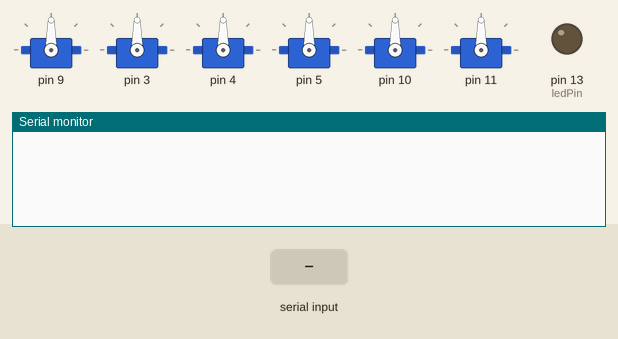
Recording of a sketch running on a simulated Arduino Uno, built with avr-gcc and run on an emulated ATmega328P. Shown: 6 × servo, output pins drawn as LEDs (lit = HIGH), the last lines printed to the serial monitor. The inputs (shaded band) are chosen by the test bench.

Above: at 1.2 s.
1.3 s: "s90\n" received over Serial
At 2.6 s:
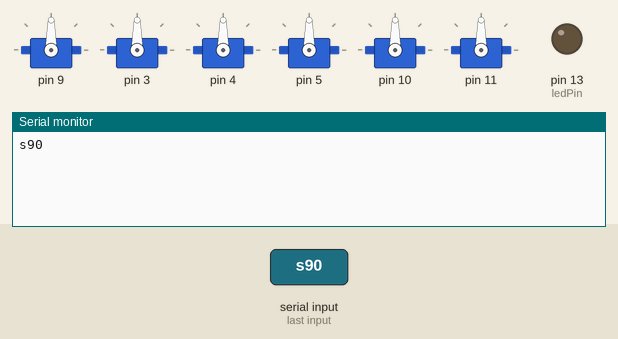
3.8 s: "x90\n" received over Serial
At 5.7 s:
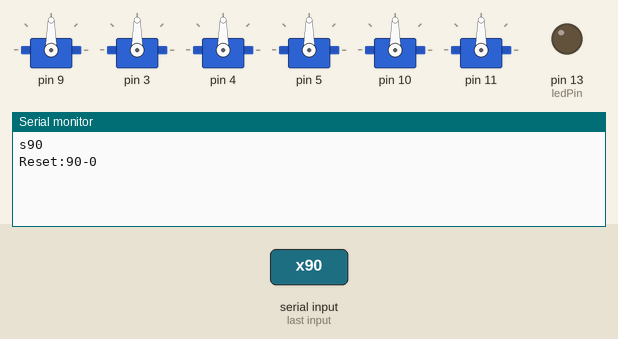
6.3 s: "q90\n" received over Serial
At 6.8 s:
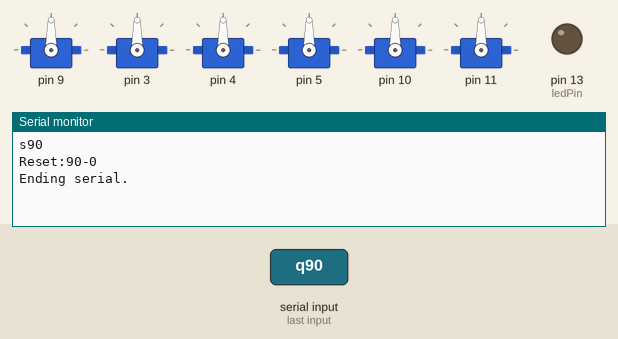

The sketch:

multipleSerialServoControl.ino
```cpp
// (licence header left out)
// Import the Arduino Servo library
#include <Servo.h>

// Create array of servos
Servo servos[6];

// Common servo setup values
int minPulse = 900;   // minimum servo position, us (microseconds)
int maxPulse = 2100;  // maximum servo position, us

// User input for servo and position
int userInput[4];    // raw input from serial buffer, 4 bytes
char startbyte;       // start byte, begin reading input
char mode;            // 'a' for angle, 'm' for pulse width in us
int servo;           // which servo to pulse?
int pos;             // servo angle 0-180
int i;               // iterator

// LED on Pin 13 for digital on/off demo
int ledPin = 13;
int pinState = LOW;

void linkServos(int from, int to)
{

  // Attach each Servo object to a digital pin
  servos[0].attach(9, from, to);
  servos[1].attach(3, from, to);
  servos[2].attach(4, from, to);
  servos[3].attach(5, from, to);
  servos[4].attach(10, from, to);
  servos[5].attach(11, from, to);

}

void detachServos(Servo s[]) {
  for (int i=0; i<6; i++) {
    s[i].detach();
  }
}

void setup()
{

  linkServos(minPulse, maxPulse);

  // LED on Pin 13 for digital on/off demo
  pinMode(ledPin, OUTPUT);

  // Open the serial connection, 9600 baud
  Serial.begin(9600);
}

void loop()
// Serial input is of the format s<motor #>a<angle> e.g
//s1a45
//s2a180
{
  // Wait for serial input (min 3 bytes in buffer)
  if (Serial.available()>0) {
    // Read the first byte
    startbyte = Serial.read();

    if (startbyte == 's') {        // command mode

      servo = Serial.parseInt();
      mode = Serial.read();
      pos = Serial.parseInt();
      Serial.print('s');
      Serial.print(String(servo));
      Serial.print(mode);

      if (mode == 'a') {           // move by angle

        // NOTE: from servo.h, angles have to be < 200 otherwise
        // interpreted as pulse width.
        servos[servo-1].write(pos);
        Serial.println(servos[servo-1].read());  // returns angle 0-180

      }

      else if (mode == 'm') {    // move by pulse width in us

        servos[servo-1].writeMicroseconds(pos);
        Serial.println(servos[servo-1].readMicroseconds());  // read pulse width in us

      }
    }

    else if (startbyte == 'x') {

      // 'x' begins setup for servos: x<minPulse>_<maxPulse>
      int from = Serial.parseInt();
      Serial.read();
      int to = Serial.parseInt();
      detachServos(servos);
      linkServos(from, to);
      Serial.print("Reset:");
      Serial.print(String(from));
      Serial.print("-");
      Serial.println(String(to));

    }

    else if (startbyte == 'q') {    // signal end

        Serial.println("Ending serial.");
        Serial.end();

    }
  }
}
```

Measured:
- after the input at 1.3 s, the serial monitor: prints a new line after 1.0 s (image 1)
- after the input at 3.8 s, the serial monitor: prints a new line after 1.0 s (image 2)
- after the input at 6.3 s, the serial monitor: prints a new line at once (image 3)
